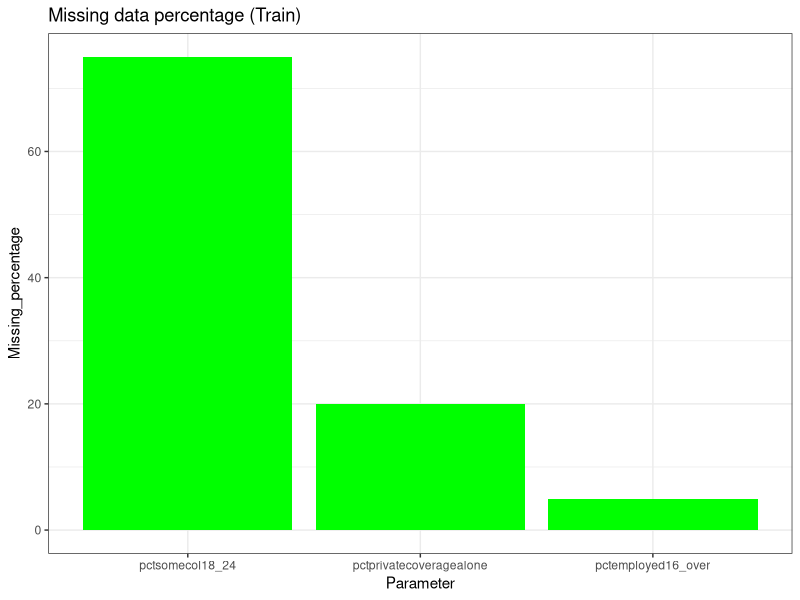
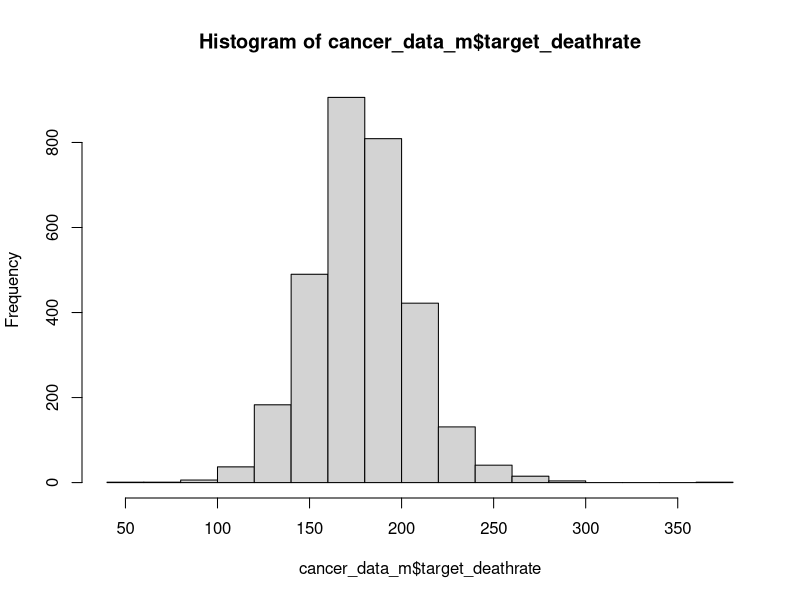

R code for these plots, in order:
library(ggplot2)
library(dplyr)
library(stats)



cancer_data = read.csv('cancer_reg.csv')

##################################Missing Values Analysis###############################################
missing_val = data.frame(apply(cancer_data,2,function(x){sum(is.na(x))}))
missing_val$Columns = row.names(missing_val)
names(missing_val)[1] =  "Missing_percentage"
missing_val$Missing_percentage = (missing_val$Missing_percentage/nrow(cancer_data)) * 100
missing_val = missing_val[order(-missing_val$Missing_percentage),]
row.names(missing_val) = NULL
missing_val = missing_val[,c(2,1)]
write.csv(missing_val, "Missing_perc.csv", row.names = F)

ggplot(data = missing_val[1:3,], aes(x=reorder(Columns, -Missing_percentage),y = Missing_percentage))+
  geom_bar(stat = "identity",fill = "green")+xlab("Parameter")+
  ggtitle("Missing data percentage (Train)") + theme_bw()



cancer_data_m = cancer_data[,c(-17,-24)]


str(cancer_data_m)
summary(cancer_data_m$target_deathrate)
hist(cancer_data_m$target_deathrate)


num_vars <- dplyr::select_if(cancer_data_m,is.numeric)
num_int <- dplyr::select_if(cancer_data_m,is.integer)


int_num_data <- cbind(num_int,num_vars)

int_num_data <- int_num_data[,-1]

set.seed(101)
sample <- sample.int(n = nrow(int_num_data),size = floor(0.75*nrow(int_num_data)))
train <- int_num_data[sample,]
test <- int_num_data[-sample,-5]

m <- lm(target_deathrate ~ ., data = train )
m
p <- predict(m,test)
p
summary(m)

